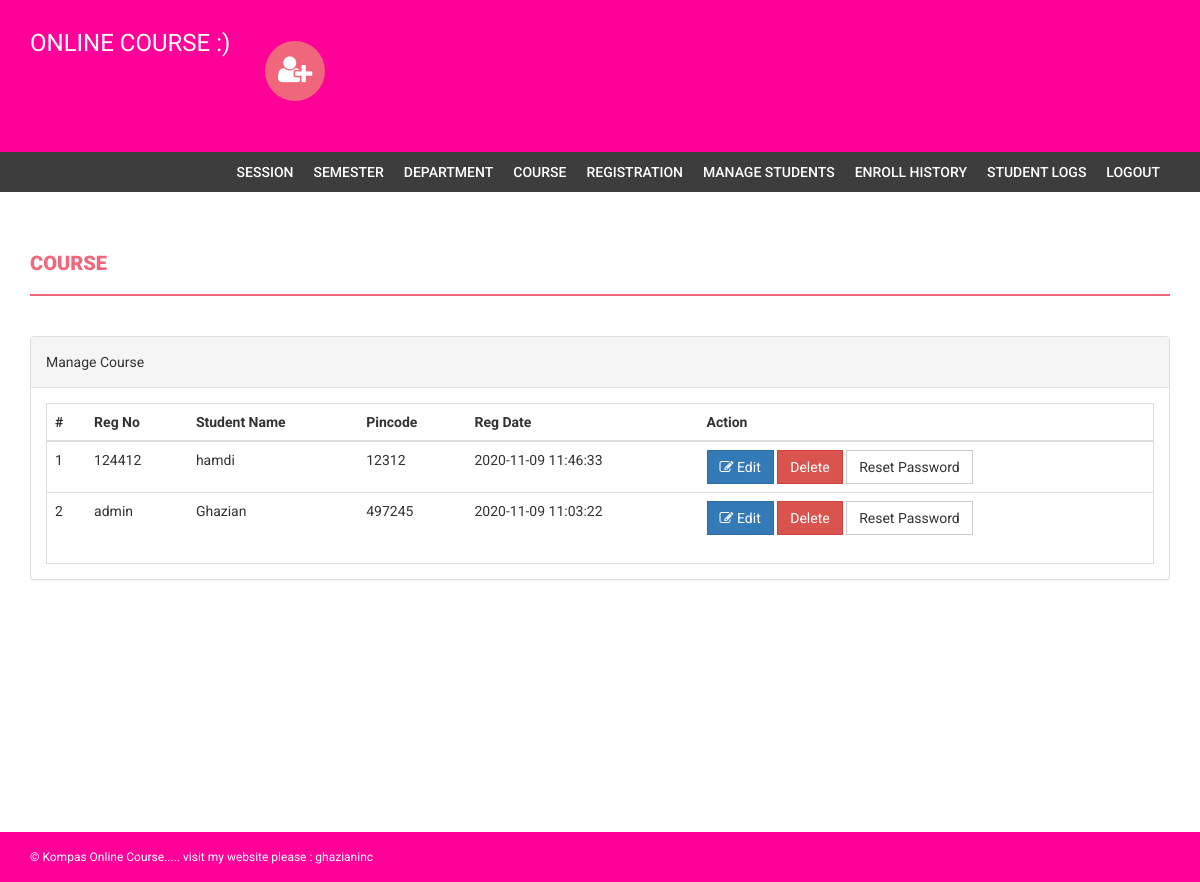
Page /admin/manage-students.php (signed in) on the committed database.
### tables this page shows
CREATE TABLE `students` (
  `StudentRegno` varchar(255) NOT NULL,
  `studentPhoto` varchar(255) DEFAULT NULL,
  `password` varchar(255) DEFAULT NULL,
  `studentName` varchar(255) DEFAULT NULL,
  `pincode` varchar(255) DEFAULT NULL,
  `session` varchar(255) DEFAULT NULL,
  `department` varchar(255) DEFAULT NULL,
  `semester` varchar(255) DEFAULT NULL,
  `cgpa` decimal(10,2) DEFAULT NULL,
  `creationdate` timestamp NULL DEFAULT current_timestamp(),
  `updationDate` varchar(255) DEFAULT NULL
);

### admin/manage-students.php (the view, shortened to what this page needs)
<?php
if(strlen($_SESSION['alogin'])==0)
    {
header('location:index.php');
}
else{
?>
<!DOCTYPE html>
<html xmlns="http://www.w3.org/1999/xhtml">
<head>
    <link href="assets/css/bootstrap.css" rel="stylesheet" />
    <link href="assets/css/font-awesome.css" rel="stylesheet" />
    <link href="assets/css/style.css" rel="stylesheet" />
</head>
<body>
<?php include('includes/header.php');?>
<?php if($_SESSION['alogin']!="")
{
 include('includes/menubar.php');
}
 ?>
    <div class="content-wrapper">
        <div class="container">
              <div class="row">
                    <div class="col-md-12">
                        <h1 class="page-head-line">Course  </h1>
                    </div>
                </div>
                <div class="row" >
                <div class="col-md-12">
                    <div class="panel panel-default">
                        <div class="panel-heading">
                            Manage Course
                        </div>
                        <div class="panel-body">
                            <div class="table-responsive table-bordered">
                                <table class="table">
                                    <thead>
                                        <tr>
                                            <th>#</th>
                                            <th>Reg No </th>
                                            <th>Student Name </th>
                                            <th> Pincode</th>
                                             <th>Reg Date</th>
                                             <th>Action</th>
                                        </tr>
                                    </thead>
                                    <tbody>
<?php
$sql=mysqli_query($con,"select * from students");
$cnt=1;
while($row=mysqli_fetch_array($sql))
{
?>
                                        <tr>
                                            <td><?php echo $cnt;?></td>
                                            <td><?php echo htmlentities($row['StudentRegno']);?></td>
                                            <td><?php echo htmlentities($row['studentName']);?></td>
                                            <td><?php echo htmlentities($row['pincode']);?></td>
                                            <td><?php echo htmlentities($row['creationdate']);?></td>
                                            <td>
                                            <a href="edit-student-profile.php?id=<?php echo $row['StudentRegno']?>">
<button class="btn btn-primary"><i class="fa fa-edit "></i> Edit</button> </a>
<a href="manage-students.php?id=<?php echo $row['StudentRegno']?>&del=delete" onClick="return confirm('Are you sure you want to delete?')">
                                            <button class="btn btn-danger">Delete</button>
</a>
<a href="manage-students.php?id=<?php echo $row['StudentRegno']?>&pass=update" onClick="return confirm('Are you sure you want to reset password?')">
<button type="submit" name="submit" id="submit" class="btn btn-default">Reset Password</button>
</a>
                                            </td>
                                        </tr>
<?php
$cnt++;
} ?>
                                    </tbody>
                                </table>
                            </div>
                        </div>
                    </div>
                </div>
            </div>
        </div>
    </div>
  <?php include('includes/footer.php');?>
</body>
</html>
<?php } ?>

### admin/assets/css/style.css (style rules this page uses)
body { font-family: 'Roboto', sans-serif; line-height: 30px; }
.content-wrapper { margin-top: 40px; min-height: 600px; padding-bottom: 60px; }
.page-head-line { font-weight: 900; padding-bottom: 20px; border-bottom: 2px solid #F0677C; text-transform: uppercase; color: #F0677C; font-size: 20px; margin-bottom: 40px; }
.btn { border-radius: 0px; -webkit-border-radius: 0px; -moz-border-radius: 0px; }

### rows in the picture
students: StudentRegno "124412", studentName "hamdi", pincode "12312", creationdate "2020-11-09 11:46:33"
students: StudentRegno "admin", studentName "Ghazian", pincode "497245", creationdate "2020-11-09 11:03:22"
